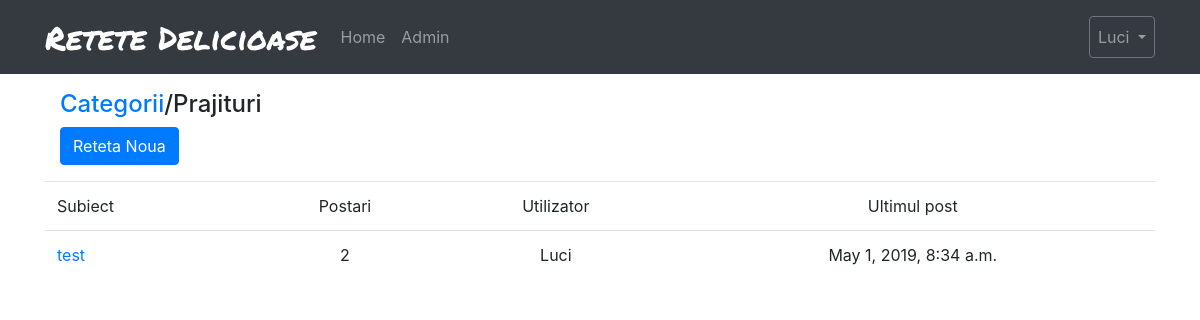
/1/ (signed in), run on the app's committed database.
### core/models.py (models this page shows, shortened)
class Categorii(models.Model):
    name = models.CharField(max_length=150, blank=False)
    description = models.CharField(max_length=200, blank=False)
    class Meta:
        verbose_name = 'Categorie'
        verbose_name_plural = 'Categorii'

class Topics(models.Model):
    subject = models.CharField(max_length=100, unique=True, blank=False)
    last_updated = models.DateTimeField(auto_now=True)
    categorie = models.ForeignKey(Categorii, related_name='topics', on_delete=models.CASCADE)
    reteta = models.TextField(max_length=5000, blank=False, default='Text reteta')
    starter = models.ForeignKey(User, on_delete=models.CASCADE, related_name='topics', null=True, blank=True)
    class Meta:
        verbose_name = 'Titlu'
        verbose_name_plural = 'Titluri'

### core/views.py (the view)
# urls.py: path('<int:pk>/', views.topics, name='topics'),
@login_required
def topics(request, pk):
    categorie = get_object_or_404(Categorii, pk=pk)
    return render(request, 'core/topics.html', {'categorie': categorie})

### core/templates/core/topics.html (shortened to what this page needs)
{% extends 'core/base.html' %}
{% block breadcrumb %}
    <div class="container">
        <h4>
            <a href="{% url 'core:index' %}">Categorii</a>/{{ categorie.name }}
        </h4>
    </div>
{% endblock %}
{% block content %}
    <div class="container">
        <a class="btn btn-primary" href="{% url 'core:new' categorie.pk %}">Reteta Noua</a>
    </div>
    <table class="table">
        <thead>
            <tr>
                <td>Subiect</td>
                <td style="text-align: center">Postari</td>
                <td style="text-align: center">Utilizator</td>
                <td style="text-align: center">Ultimul post</td>
            </tr>
        </thead>
        <tbody>
            {% for topic in categorie.topics.all %}
                <tr>
                    <td><a href="{% url 'core:discutii' categorie.pk topic.pk %}">{{ topic.subject }}</a> </td>
                    <td style="text-align: center">{{ topic.posts.count }}</td>
                    <td style="text-align: center">{{ topic.starter.username.title }}</td>
                    <td style="text-align: center">{{ topic.last_updated }}</td>
                </tr>
            {% endfor %}
        </tbody>
    </table>
{% endblock %}

### core/templates/core/base.html (shortened to what this page needs)
<!DOCTYPE html>
<html>
    <head>
        <link rel="stylesheet" href="https://stackpath.bootstrapcdn.com/bootstrap/4.2.1/css/bootstrap.min.css">
        <link rel="stylesheet" href="https://cdn.jsdelivr.net/simplemde/latest/simplemde.min.css">
    </head>
    <body>
        <nav class="navbar navbar-expand-lg navbar-dark bg-dark">
        <div class="container">
            <a class="navbar-brand" href="{% url 'core:index' %}" id="titlu">Retete Delicioase</a>
            <div class="collapse navbar-collapse" id="navbarNav">
                {% if user.is_superuser %}
                <ul class="navbar-nav">
                    <li class="nav-item"><a class="nav-link" href="{% url 'core:index' %}">Home</a></li>
                    <li class="nav-item"><a class="nav-link" href="{% url 'admin:index' %}">Admin</a></li>
                </ul>
                {% endif %}
                <ul class="navbar-nav ml-auto">
                    {% if user.is_authenticated %}
                        <li class="nav-item dropdown">
                            <a class="nav-link dropdown-toggle btn btn-outline-secondary" href="#" id="navbarDropdownMenuLink" role="button" data-toggle="dropdown" aria-haspopup="true" aria-expanded="false">
                              {{ user.username.title }}
                            </a>
                        </li>
                    {% endif %}
                </ul>
            </div>
        </div>
        </nav>
        <div class="container">
            {% block breadcrumb %}
            {% endblock %}
        </div>
        <div class="container justify-content-center">
            {% block content %}
            {% endblock %}
        </div>
    </body>
</html>

### core/templates/core/base.html (style rules this page uses)
#titlu { font-size: 2em; font-family: 'Permanent Marker', cursive; }

### data on the page
Categorii: name "Prajituri"
Topics: subject "test", posts.count "2", starter.username "Luci", last_updated "May 1, 2019, 8:34 a.m."

### other printed values
{{ user.username.title }} "Luci"
